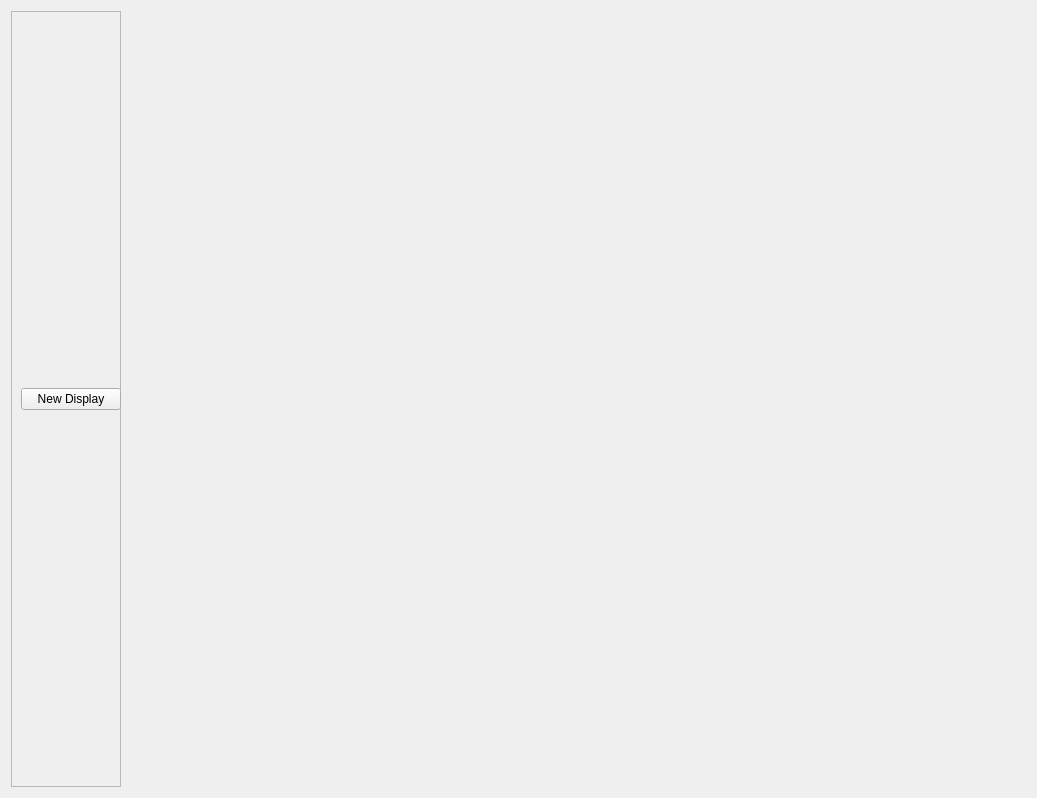
<?xml version="1.0" encoding="UTF-8"?>
<ui version="4.0">
 <class>QCS3DTabWidget</class>
 <widget class="QWidget" name="QCS3DTabWidget">
  <property name="geometry">
   <rect>
    <x>0</x>
    <y>0</y>
    <width>1037</width>
    <height>798</height>
   </rect>
  </property>
  <property name="windowTitle">
   <string>Form</string>
  </property>
  <layout class="QHBoxLayout" name="horizontalLayout">
   <item>
    <widget class="QFrame" name="frame">
     <property name="sizePolicy">
      <sizepolicy hsizetype="Preferred" vsizetype="Preferred">
       <horstretch>0</horstretch>
       <verstretch>0</verstretch>
      </sizepolicy>
     </property>
     <property name="maximumSize">
      <size>
       <width>110</width>
       <height>16777215</height>
      </size>
     </property>
     <property name="autoFillBackground">
      <bool>true</bool>
     </property>
     <property name="frameShape">
      <enum>QFrame::StyledPanel</enum>
     </property>
     <property name="frameShadow">
      <enum>QFrame::Raised</enum>
     </property>
     <layout class="QVBoxLayout" name="verticalLayout">
      <item>
       <widget class="QPushButton" name="newDisplayButton">
        <property name="sizePolicy">
         <sizepolicy hsizetype="Minimum" vsizetype="Fixed">
          <horstretch>0</horstretch>
          <verstretch>0</verstretch>
         </sizepolicy>
        </property>
        <property name="minimumSize">
         <size>
          <width>100</width>
          <height>0</height>
         </size>
        </property>
        <property name="text">
         <string>New Display</string>
        </property>
       </widget>
      </item>
     </layout>
    </widget>
   </item>
   <item>
    <widget class="QCSGLDisplay" name="mpDisplay" native="true">
     <property name="sizePolicy">
      <sizepolicy hsizetype="Expanding" vsizetype="Expanding">
       <horstretch>0</horstretch>
       <verstretch>0</verstretch>
      </sizepolicy>
     </property>
     <zorder>frame</zorder>
    </widget>
   </item>
  </layout>
 </widget>
 <customwidgets>
  <customwidget>
   <class>QCSGLDisplay</class>
   <extends>QWidget</extends>
   <header location="global">QCSGLDisplay.h</header>
   <container>1</container>
  </customwidget>
 </customwidgets>
 <resources/>
 <connections/>
</ui>
